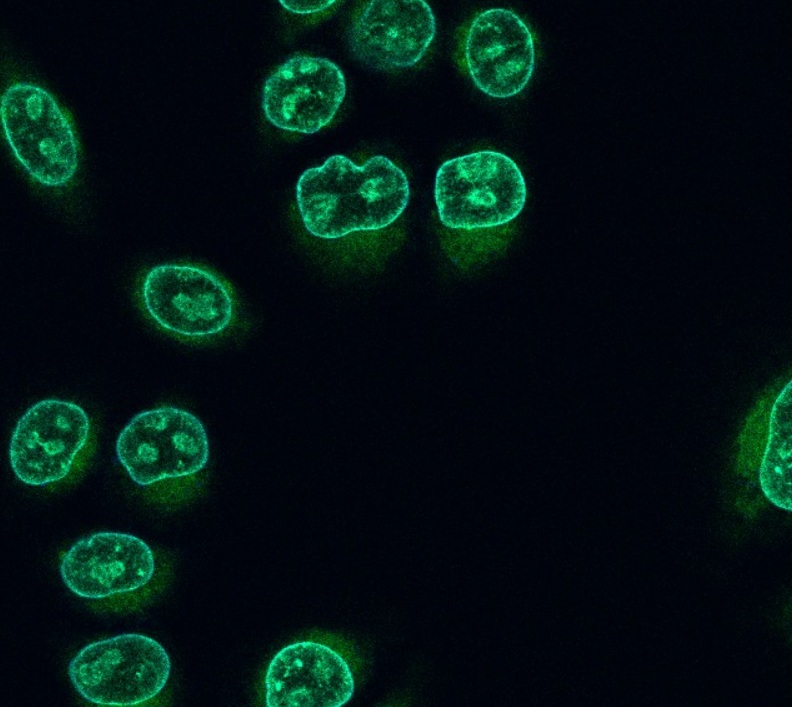
#> input picture HeLa_cells.jpg, 792 x 707 px
$ python part_3_b.py
#> lines starting #> are read from the running program, lines starting #| are printed output that depends on the picture; after the words box and inside, x2 and y2 are one past the last pixel; in counts of white or black regions, pixels touching at a corner belong together
#PART 3B
#PART 3A
import numpy as np
import matplotlib.pyplot as plt
from skimage import io, color, filters, feature, morphology, exposure, transform, measure, segmentation
from scipy import ndimage as ndi

# load and resize
img = io.imread('HeLa_cells.jpg')
#> img is the input picture: shape (707, 792, 3); mean R, G, B 2, 19.9, 19
img_resized = transform.resize(img, (512, 512), anti_aliasing=True)

# convert to greyscale
img_grey = color.rgb2gray(img_resized)

#DENOISE
#enhance local contrast
img_eq = exposure.equalize_adapthist(img_grey, clip_limit=0.03)
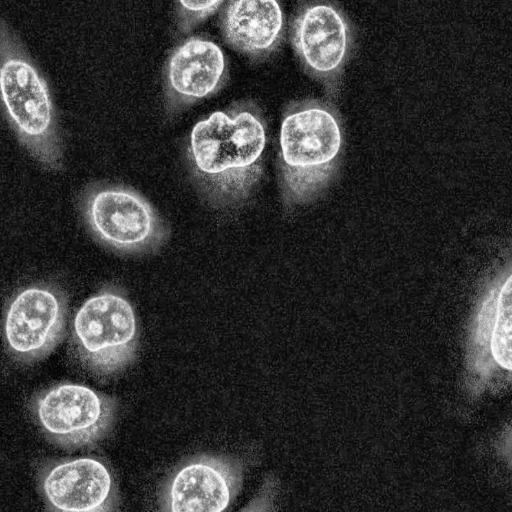
#> img_eq: shape (512, 512) float64; min 0, max 1, mean 0.208

#gaussian
sigma = max(1, (min(img_eq.shape) / 512) * 1.5)
#> sigma = 1.5
img_smooth = filters.gaussian(img_eq, sigma=sigma)

#edges
edges = feature.canny(img_smooth)
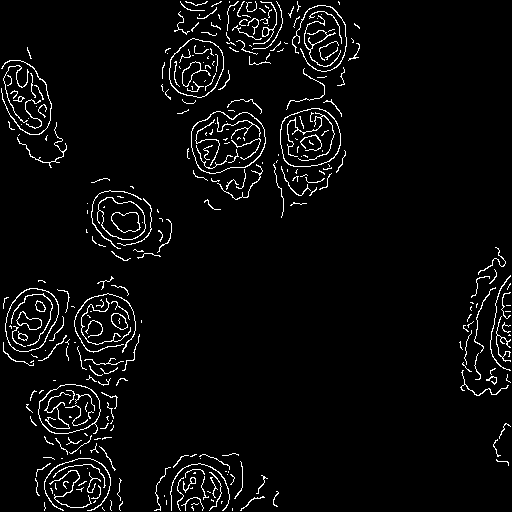
#> edges: shape (512, 512) bool; 4.1% white in thin lines or dots

#thresholding
threshold_value = filters.threshold_otsu(img_smooth)
#> threshold_value = 0.373
binary = img_smooth > threshold_value
#> binary: shape (512, 512) bool; 17.7% white; 17 white regions (1 under 20 px), largest, box (x1, y1, x2, y2) and area: (279, 102, 343, 196) 4313, (188, 110, 267, 191) 4304, (73, 291, 136, 372) 3908

#remove small noise and fill small holes
binary_cleaned = ndi.binary_fill_holes(binary)
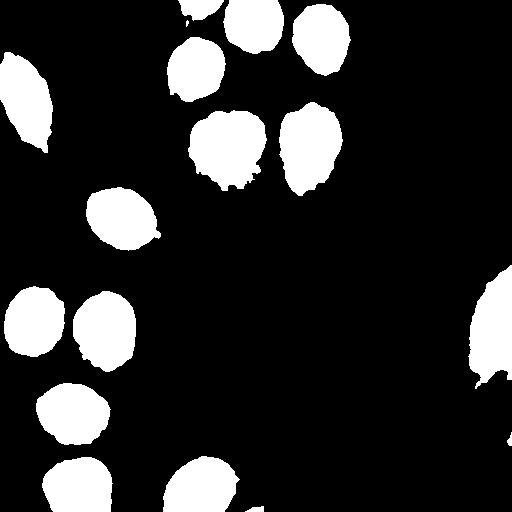
#> binary_cleaned: shape (512, 512) bool; 17.9% white; 17 white regions (1 under 20 px), largest, box (x1, y1, x2, y2) and area: (188, 110, 267, 191) 4708, (279, 102, 343, 196) 4313, (73, 291, 136, 372) 3908

selem = morphology.disk(max(1, int(min(img_eq.shape) / 200)))
binary_cleaned = morphology.opening(binary_cleaned, selem)
#> binary_cleaned: shape (512, 512) bool; 17.8% white; 17 white regions (1 under 20 px), largest, box (x1, y1, x2, y2) and area: (188, 110, 267, 191) 4680, (279, 102, 343, 196) 4306, (73, 291, 136, 372) 3905

#separate touching cells
distance = ndi.distance_transform_edt(binary_cleaned)
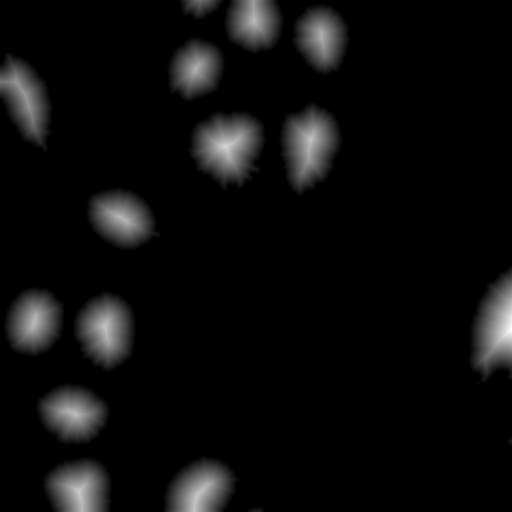
#> distance: shape (512, 512) float64; min 0, max 40.79, mean 2; drawn with min black and max white
smooth_sigma = max(1, int(min(img_eq.shape) / 300))
#> smooth_sigma = 1
distance_smooth = filters.gaussian(distance, sigma=smooth_sigma)
h_value = 0.4 * np.std(distance_smooth)
#> h_value = 2.19
distance_hmax = morphology.h_maxima(distance_smooth, h=h_value)
#> distance_hmax: shape (512, 512); values 0 (black) and 1 (white), 0.01% white in thin lines or dots
markers, _ = ndi.label(distance_hmax)
#> markers: shape (512, 512) int32; 17 distinct labels, from 0 to 16
labels = segmentation.watershed(-distance_smooth, markers, mask=binary_cleaned)
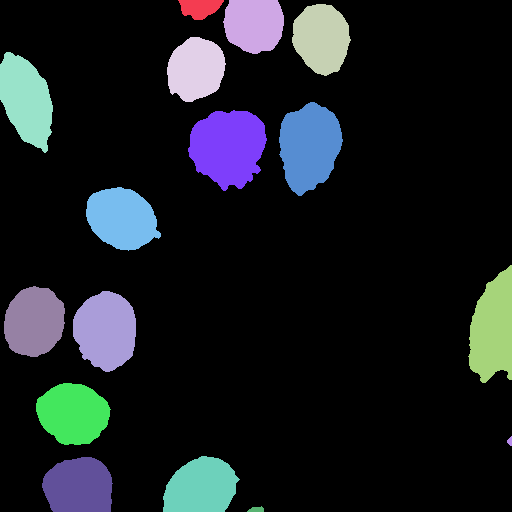
#> labels: shape (512, 512) int32; 17 distinct labels, from 0 to 16; one colour per label, 0 black

#remove boundary touching objects
labels_no_border = segmentation.clear_border(labels)
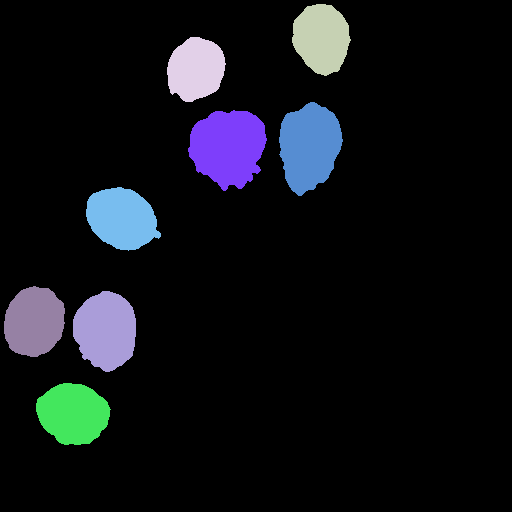
#> labels_no_border: shape (512, 512) int32; 9 distinct labels, from 0 to 12; one colour per label, 0 black

#count labelled regions
regions = measure.regionprops(labels_no_border)
#> regions = 8 regions; box (x1, y1, x2, y2) and area: (188, 110, 267, 191) 4680, (279, 102, 343, 196) 4306, (73, 291, 136, 372) 3905, (36, 383, 111, 445) 3486, (86, 187, 161, 251) 3454, (4, 286, 65, 357) 3388, (292, 4, 351, 76) 3147, (167, 37, 226, 102) 2908
cell_count = len(regions)
#> cell_count = 8

print(f"Total number of HeLa cells (excluding boundary cells): {cell_count}")
#| Total number of HeLa cells (excluding boundary cells): 8

#sizes
largest_region = max(regions, key=lambda r: r.area)
largest_label = largest_region.label
#> largest_label = 7
largest_area = largest_region.area
#> largest_area = 4680
centroid_y, centroid_x = largest_region.centroid
#> centroid_y = 146.8; centroid_x = 227.8

print(f"Largest cell area: {largest_area:.2f} pixels")
#| Largest cell area: 4680.00 pixels
print(f"Largest cell centroid: (x={centroid_x:.2f}, y={centroid_y:.2f})")
#| Largest cell centroid: (x=227.77, y=146.78)

#highlighting
highlight = img_resized.copy()
mask = (labels_no_border == largest_label)
#> mask: shape (512, 512) bool; 1.8% white; 1 white region, box (x1, y1, x2, y2) and area: (188, 110, 267, 191) 4680

contour = morphology.binary_dilation(mask) ^ mask
#> contour: shape (512, 512) bool; 0.09% white in thin lines or dots, all inside (x1, y1, x2, y2) = (187, 109, 268, 192)
highlight[contour] = [1, 0, 0] # red highlight
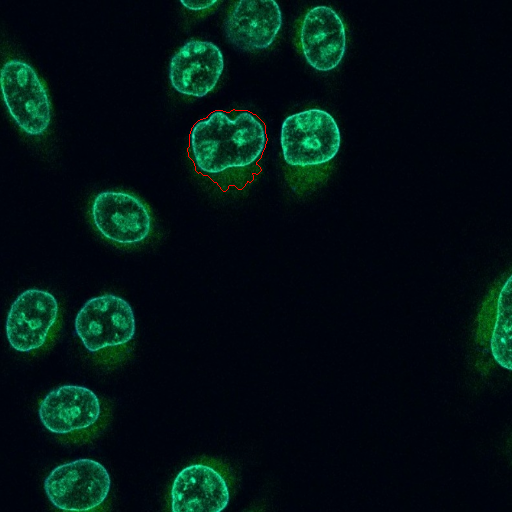
#> highlight: shape (512, 512, 3) float64; mean R, G, B 0.00875, 0.078, 0.0746

#marking centroid
cy, cx = int(centroid_y), int(centroid_x)
#> cy = 146; cx = 227
highlight[cy-4:cy+5, cx-1:cx+2] = [1, 0, 0] #cross
#> highlight: shape (512, 512, 3) float64; 0.01% of pixels changed, all inside (x1, y1, x2, y2) = (226, 142, 229, 151)
highlight[cy-1:cy+2, cx-4:cx+5] = [1, 0, 0]
#> highlight: shape (512, 512, 3) float64; mean R, G, B 0.00892, 0.078, 0.0746

#plotting
plt.figure(figsize=(6, 6))
plt.imshow(highlight)
plt.title(f'Largest HeLa Cell\nArea = {largest_area:.0f} px$^2$, Centroid = ({centroid_x:.1f}, {centroid_y:.1f})')
plt.axis('off')
plt.tight_layout()
plt.show()
